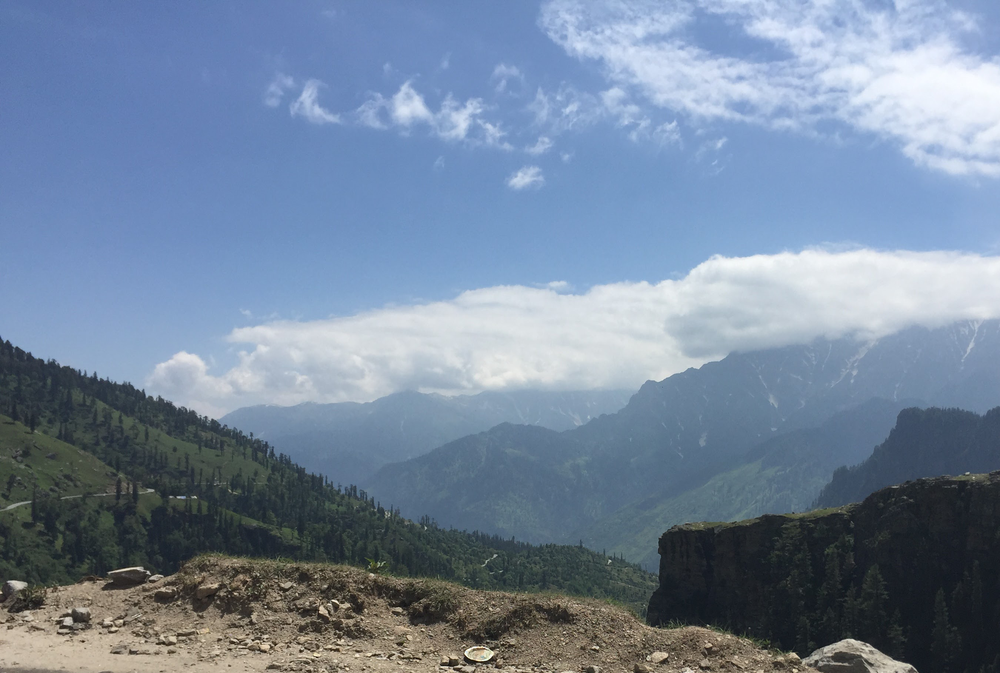
#> input picture mountain.png, 1000 x 673 px, shrunk from 2700 x 1818 before the run
$ jupyter execute Histogram.ipynb
#> lines starting #> are read from the running program, lines starting #| are printed output that depends on the picture
[cell 1]
import cv2
import matplotlib.pyplot as plt
import numpy as np

# Load the image (replace 'mountain.png' with your actual image path)
image = cv2.imread('mountain.png')
#> image is the input picture: shape (673, 1000, 3); mean B, G, R 156.3, 134.2, 116.8

# Display the original image
plt.figure(figsize=(6, 6))
plt.imshow(cv2.cvtColor(image, cv2.COLOR_BGR2RGB))
plt.title('Original Image')
plt.axis('off')  # Hide axes
plt.show()

# Split the image into RGB channels
b, g, r = cv2.split(image)

# Calculate histograms for each channel
hist_b = cv2.calcHist([b], [0], None, [256], [0, 256])
#> hist_b = 256 values, max 9858 at index 202, min 2 at index 1, mean 2628.9
hist_g = cv2.calcHist([g], [0], None, [256], [0, 256])
#> hist_g = 256 values, max 7688 at index 140, min 0 at index 2, mean 2628.9
hist_r = cv2.calcHist([r], [0], None, [256], [0, 256])
#> hist_r = 256 values, max 9357 at index 108, min 0 at index 0, mean 2628.9

# Plot histograms
plt.figure(figsize=(10, 6))
plt.subplot(131)
plt.plot(hist_r, color='red')
plt.title('Red Channel')
plt.xlim([0, 256])

plt.subplot(132)
plt.plot(hist_g, color='green')
plt.title('Green Channel')
plt.xlim([0, 256])

plt.subplot(133)
plt.plot(hist_b, color='blue')
plt.title('Blue Channel')
plt.xlim([0, 256])

plt.tight_layout()
plt.show()
#> figure, not shown here; panel 1: curve peaks at x = 108, y = 9357; panel 2: curve peaks at x = 140, y = 7688; panel 3: curve peaks at x = 202, y = 9858

[cell 2]
import cv2
import numpy as np
import matplotlib.pyplot as plt

# Load an example image (you can replace 'flower.jpg' with your own image path)
image = cv2.imread('mountain.png', 1)

# Convert the image to LAB color space
lab = cv2.cvtColor(image, cv2.COLOR_BGR2LAB)
#> lab: shape (673, 1000, 3); mean of channels 0, 1, 2 139.4, 127.5, 114.5
l_channel, a, b = cv2.split(lab)

# Apply CLAHE (Contrast Limited Adaptive Histogram Equalization) to the L-channel
clahe = cv2.createCLAHE(clipLimit=2.0, tileGridSize=(8, 8))
cl = clahe.apply(l_channel)

# Merge the enhanced L-channel with the a and b channels
limg = cv2.merge((cl, a, b))
#> limg: shape (673, 1000, 3); mean of channels 0, 1, 2 131.9, 127.5, 114.5

# Convert the image back to BGR color space
enhanced_img = cv2.cvtColor(limg, cv2.COLOR_LAB2BGR)

# Adjust contrast and brightness
alpha = 1.25  # Contrast factor (increase for higher contrast)
beta = -100.0  # Brightness factor (adjust as needed)
adjusted_img = cv2.addWeighted(enhanced_img, alpha, np.zeros_like(enhanced_img), 0, beta)
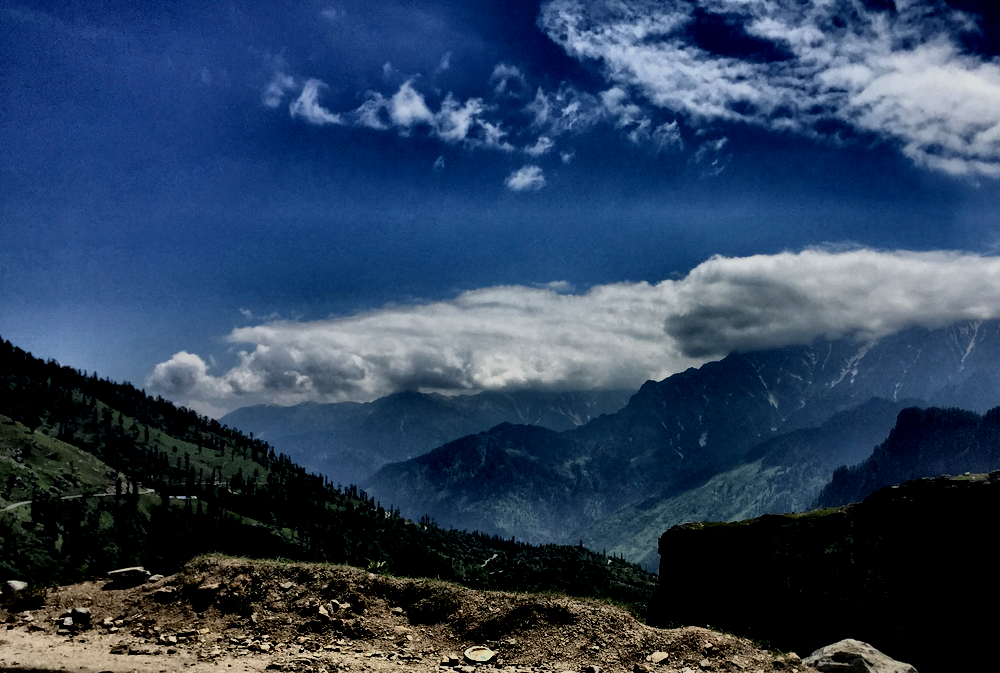
#> adjusted_img: shape (673, 1000, 3); mean B, G, R 91.7, 65.2, 45.4

# Display the original, enhanced, and adjusted images
plt.figure(figsize=(12, 6))
plt.subplot(131)
plt.imshow(cv2.cvtColor(image, cv2.COLOR_BGR2RGB))
plt.title('Original Image')
plt.axis('off')

plt.subplot(132)
plt.imshow(cv2.cvtColor(enhanced_img, cv2.COLOR_BGR2RGB))
plt.title('Enhanced Image')
plt.axis('off')

plt.subplot(133)
plt.imshow(cv2.cvtColor(adjusted_img, cv2.COLOR_BGR2RGB))
plt.title('Adjusted Image (Contrast + Brightness)')
plt.axis('off')

plt.tight_layout()
plt.show()


print("\n \n Adjusted Image (Contrast + Brightness) Histogram \n")
# Split the image into RGB channels
b, g, r = cv2.split(adjusted_img)
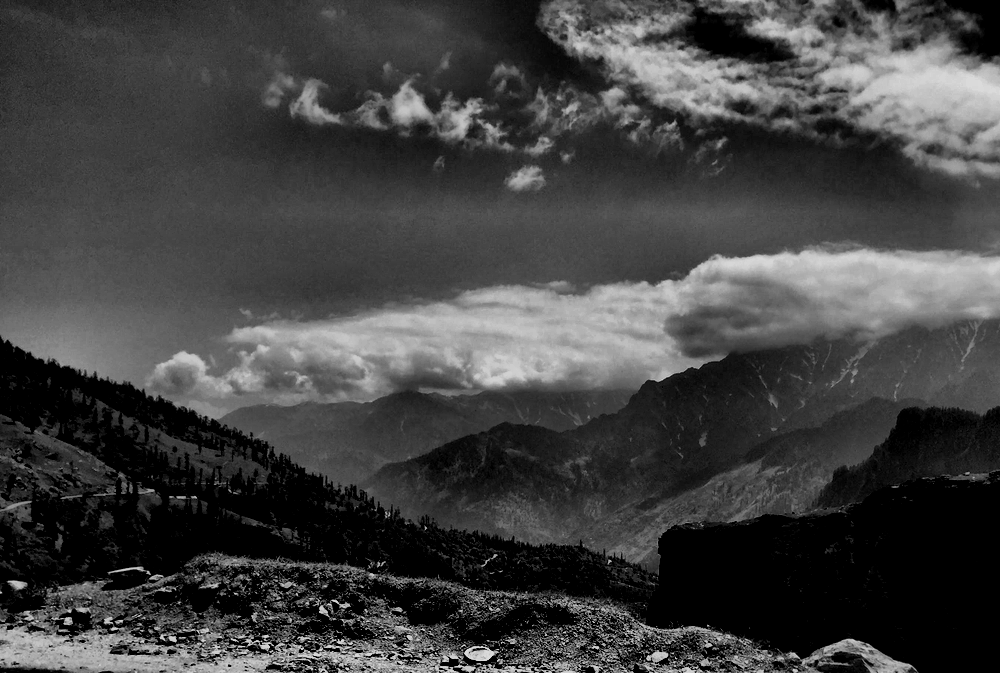
#> g: shape (673, 1000); min 0, max 219, mean 65.2
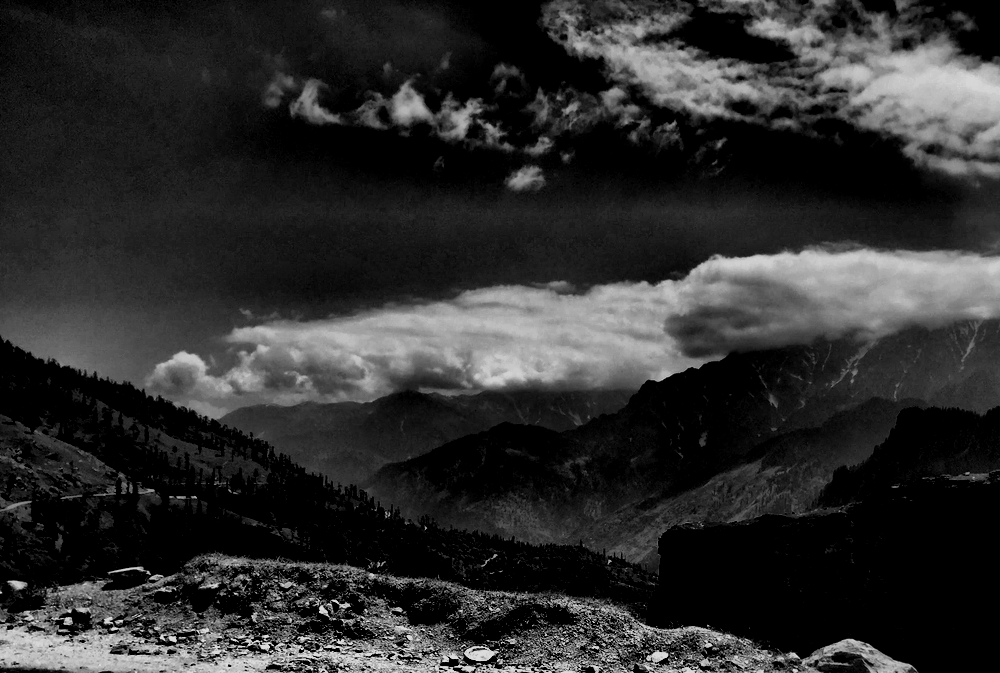
#> r: shape (673, 1000); min 0, max 219, mean 45.4

# Calculate histograms for each channel
hist_b = cv2.calcHist([b], [0], None, [256], [0, 256])
#> hist_b = 256 values, max 116688 at index 0, min 0 at index 3, mean 2628.9
hist_g = cv2.calcHist([g], [0], None, [256], [0, 256])
#> hist_g = 256 values, max 115465 at index 0, min 0 at index 3, mean 2628.9
hist_r = cv2.calcHist([r], [0], None, [256], [0, 256])
#> hist_r = 256 values, max 183565 at index 0, min 0 at index 3, mean 2628.9

# Plot histograms
plt.figure(figsize=(10, 6))
plt.subplot(131)
plt.plot(hist_r, color='red')
plt.title('Red Channel')
plt.xlim([0, 256])

plt.subplot(132)
plt.plot(hist_g, color='green')
plt.title('Green Channel')
plt.xlim([0, 256])

plt.subplot(133)
plt.plot(hist_b, color='blue')
plt.title('Blue Channel')
plt.xlim([0, 256])

plt.tight_layout()
plt.show()
#> figure, not shown here; panel 1: curve peaks at x = 0, y = 183565; panel 2: curve peaks at x = 0, y = 115465; panel 3: curve peaks at x = 0, y = 116688

[cell 3]
print("\n \n Enhanced image Histogram \n")

# Split the image into RGB channels
b, g, r = cv2.split(enhanced_img)
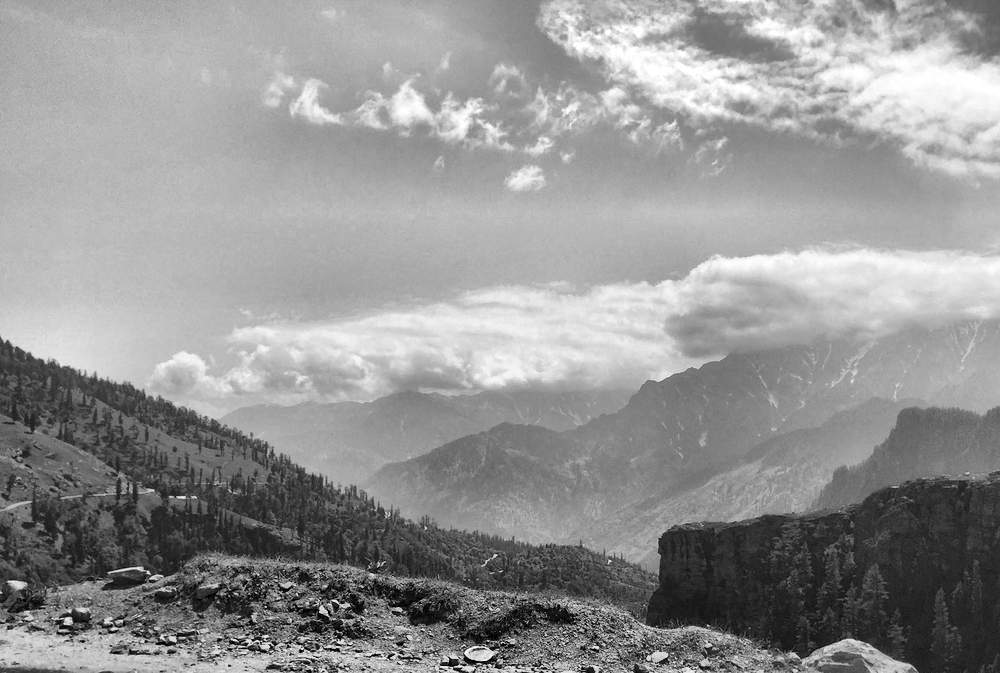
#> b: shape (673, 1000); min 0, max 255, mean 148
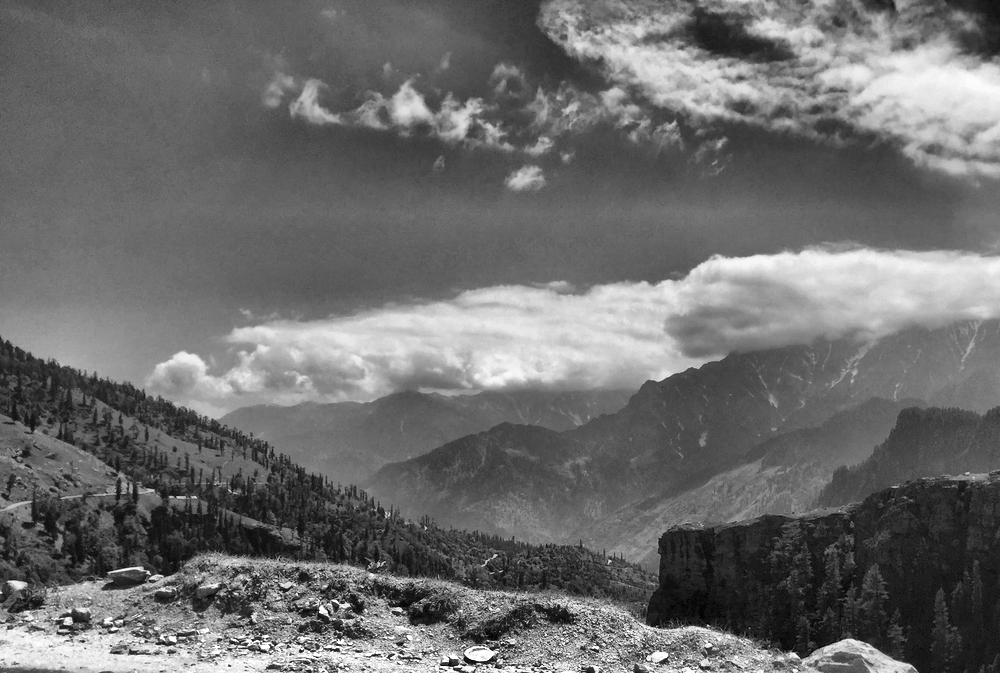
#> r: shape (673, 1000); min 0, max 255, mean 108.9

# Calculate histograms for each channel
hist_b = cv2.calcHist([b], [0], None, [256], [0, 256])
#> hist_b = 256 values, max 11407 at index 183, min 51 at index 1, mean 2628.9
hist_g = cv2.calcHist([g], [0], None, [256], [0, 256])
#> hist_g = 256 values, max 11631 at index 131, min 13 at index 3, mean 2628.9
hist_r = cv2.calcHist([r], [0], None, [256], [0, 256])
#> hist_r = 256 values, max 12544 at index 100, min 3 at index 1, mean 2628.9

# Plot histograms
plt.figure(figsize=(10, 6))
plt.subplot(131)
plt.plot(hist_r, color='red')
plt.title('Red Channel')
plt.xlim([0, 256])

plt.subplot(132)
plt.plot(hist_g, color='green')
plt.title('Green Channel')
plt.xlim([0, 256])

plt.subplot(133)
plt.plot(hist_b, color='blue')
plt.title('Blue Channel')
plt.xlim([0, 256])

plt.tight_layout()
plt.show()
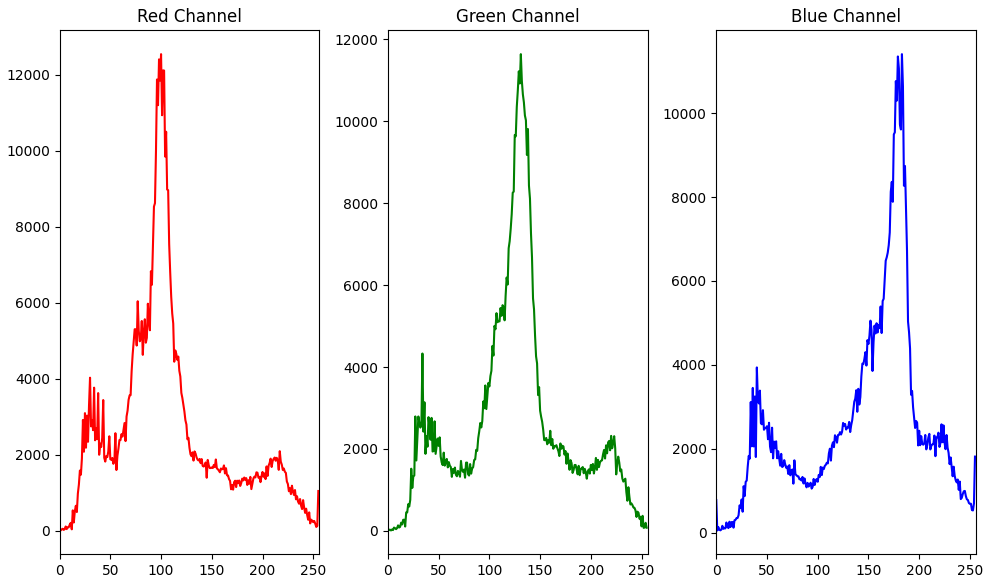
#> figure drawn by matplotlib, 3 panels; panel 1: curve peaks at x = 100, y = 12544; panel 2: curve peaks at x = 131, y = 11631; panel 3: curve peaks at x = 183, y = 11407
